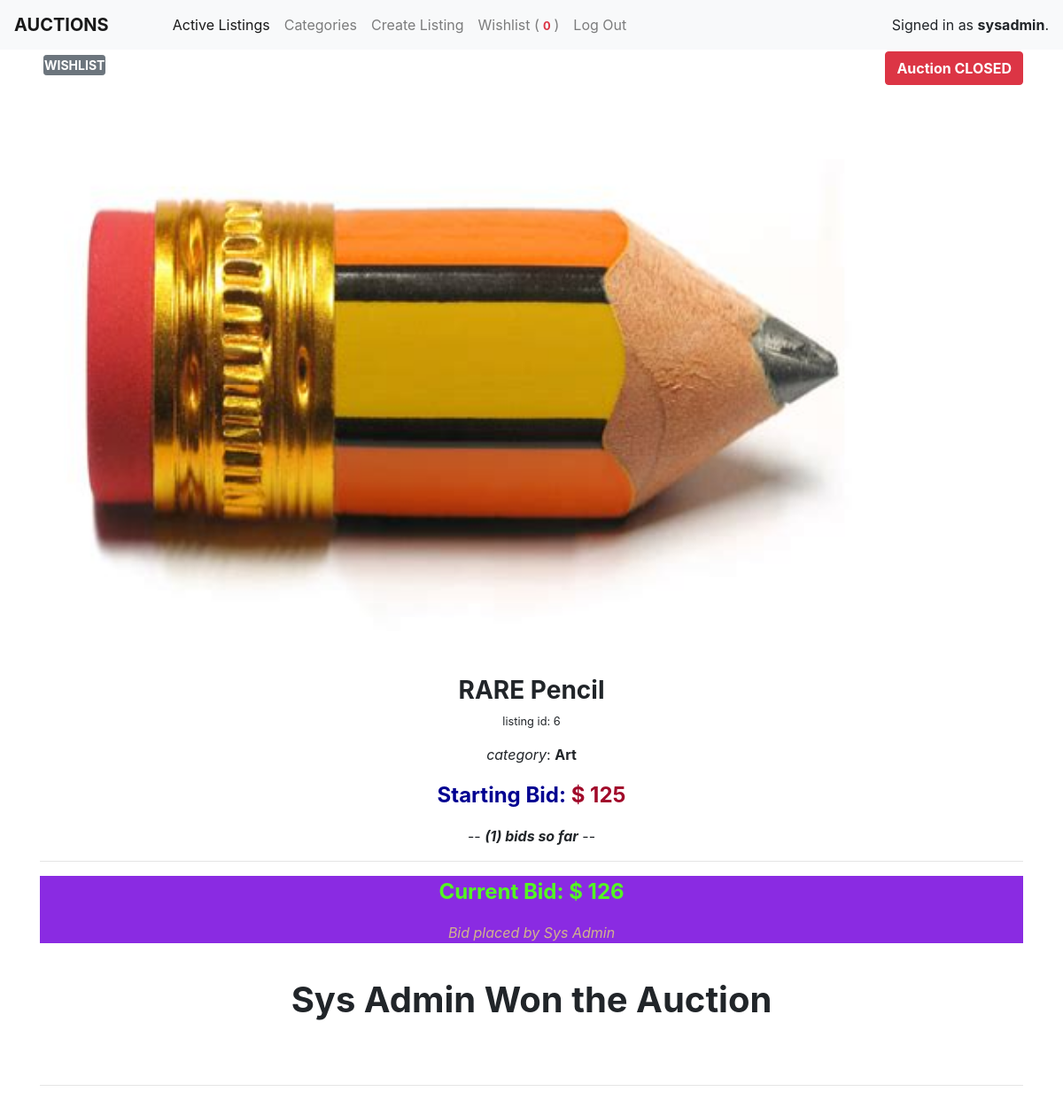
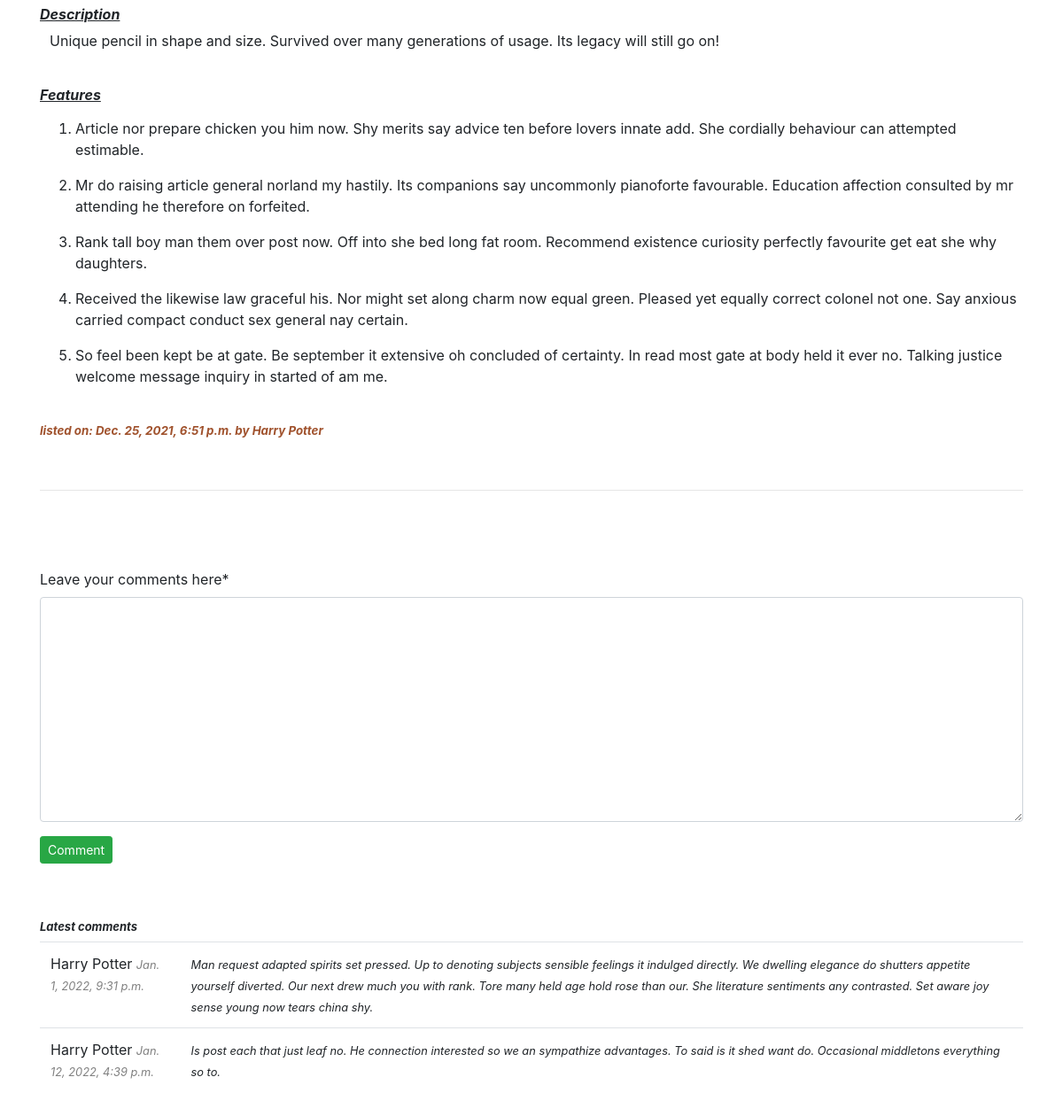
Screenshot of /6 (signed in) with the database file from the repository (2 pictures, top to bottom).
### auctions/models.py (models this page shows, shortened)
class User(AbstractUser):
    pass

class AuctionListing(models.Model):
    name  = models.CharField(max_length=64)
    description = models.TextField(max_length=1000)
    feature1 = models.CharField(max_length=1000, null=True, blank=True)
    feature2 = models.CharField(max_length=1000, null=True, blank=True)
    feature3 = models.CharField(max_length=1000, null=True, blank=True)
    feature4 = models.CharField(max_length=1000, null=True, blank=True)
    feature5 = models.CharField(max_length=1000, null=True, blank=True)
    category = models.CharField(max_length=64 ,choices=categories, default='')
    price = models.PositiveIntegerField()
    image = models.ForeignKey(Image, on_delete=models.SET_NULL , null=True)
    user = models.ForeignKey(User, on_delete=models.CASCADE)
    is_active = models.BooleanField(default=True)
    timestamp = models.DateTimeField()

class Image(models.Model):
    title = models.CharField(max_length=64, null=True, blank=True)
    image = models.ImageField(default='image', upload_to='commerce/auctions/static/auctions/uploads/')

class Comment(models.Model):
    user = models.ForeignKey(User, on_delete=models.CASCADE)
    listing = models.ForeignKey(AuctionListing, on_delete=models.CASCADE, null=True, default='')
    content = models.TextField()
    timestamp = models.DateTimeField()

### auctions/views.py (the view, shortened to what this page needs)
# urls.py: path("<int:listing_id>", views.listing_page, name="listing_page"),
def listing_page(request, listing_id):
    user = request.user
    date = datetime.datetime.now()
    comments = Comment.objects.filter(listing=listing_id).all()
    current_bids = len(Bid.objects.filter(listing=listing_id).all())
    highest_bidder = None
    bid = 0
    all_bids = Bid.objects.filter(listing=listing_id).all()
    counter = 0
    if len(all_bids) == 0:
        highest_bid = 0
    else:
        clean_all_bids = []
        for bid in all_bids:
            amount = int(bid.amount)
            clean_all_bids.append(amount)
        highest_bid = max(clean_all_bids)
        high_bid = Bid.objects.get(amount=highest_bid)
        highest_bidder = high_bid.user
    if user.is_authenticated:
        try:
            user_wishlist = Wishlist.objects.get(user=User.objects.get(pk=user.id))
        except Wishlist.DoesNotExist:
            counter = 0
        else:
            for item in user_wishlist.listings.all():
                item = item
                counter += 1
    current_listing = AuctionListing.objects.get(pk=listing_id)
    listing_user = current_listing.user
    close_btn = False
    if listing_user.id == user.id:
        close_btn = True
    try:
        listing = AuctionListing.objects.get(pk=listing_id)
    except AuctionListing.DoesNotExist:
        return render(request, "auctions/error.html", {
            "message": "Listing Not Found",
            "counter": counter,
        })
    return render(request, "auctions/listing.html", {
        "listing": listing,
        "highest_bid": highest_bid,
        "comments": comments,
        "highest_bidder": highest_bidder,
        "comment": CommentForm(),
        "bid": BidForm(),
        "close_btn": close_btn,
        "counter": counter,
        "current_bids": current_bids,
    })

### auctions/views.py
class CommentForm(ModelForm):
    class Meta:
        model = Comment
        fields = ['content']
        labels = {
            "content": "Leave your comments here"
        }

class BidForm(ModelForm):
    class Meta:
        model = Bid
        fields = ['amount']
        labels = {
            "amount": "Place your Bid here"
        }

### auctions/templates/auctions/listing.html (shortened to what this page needs)
{% extends "auctions/layout.html" %}
{%load crispy_forms_tags %}
{% block body %}
<div class="container">
    <div>
    {% if listing.is_active == False %}
        <div class="float-right">
            <button type="button" class="btn btn-danger"><b>Auction CLOSED</b></button>
        </div>
    {% endif %}
    {% if user.is_authenticated %}
        <div class="float-left">
            <form action="{% url 'listing_page' listing.id %}" method="post">
                <button name="watchlist-btn" type="submit" class="btn btn-sm m-1 p-0 btn-secondary"><b>WISHLIST</b></button>
            </form>
        </div>
    {% endif %}
    <div class="text-center">
        <img src="{{ listing.image.image.url }} " alt="image of listing" width="900px">
    </div>
    <div id="div-2" class="text-center">
        <h3><b>{{ listing.name }}</b></h3>
        <small><p>listing id: {{ listing.id }}</p></small>
        <p><em>category</em>: <strong>{{ listing.category }}</strong></p>
        <div><p style="color:rgb(161, 10, 42); font-size: x-large;"><strong><span style="color:rgb(0, 0, 145);">Starting Bid:</span> $ {{ listing.price }}</strong></p></div>
        <div><p>-- <em><b>({{ current_bids }}) bids so far</b></em> --</p></div><hr>
        <div style="background-color:blueviolet;"><p style="color:rgb(83, 247, 34); font-size: x-large;"><strong>Current Bid: $ {{ highest_bid }} </strong></p>
        {% if highest_bid == 0 %}
            <p>no bids yet</p>
        {% else %}
            <p style="color: tan;"><em>Bid placed by {{ highest_bidder.first_name }} {{ highest_bidder.last_name }}</em></p>
        {% endif %}
        </div>
    </div>
    <div>
        {% if user.is_authenticated %}
            {% if listing.is_active == False %}
                <div style=" background: -moz-linear-gradient(top, #058f0c 0%, #20e120 50%, #12de1c 51%, #46e24e 100%);" class="text-center p-4"><h1><b>{{ highest_bidder.first_name }} {{ highest_bidder.last_name }} Won the Auction</b></h1></div><br><hr>
            {% endif %}
        {% endif %}
    </div>
    <br>
    <div>
        <div>
            <h6><u><em><b>Description</b></em></u></h6>
        </div>
        <div>
            <p style="margin-left: 1%;">{{ listing.description }}</p>
        </div>
        <br>
        <div>
            <h6><u><em><b>Features</b></em></u></h6>
        </div>
        <div>
            <ol>
                {% if listing.feature1 == None %}
                    <p></p>
                {% else %}
                    <div class="mt-3"><li>{{ listing.feature1 }}</li></div>
                {% endif %}
                {% if listing.feature2 == None %}
                    <p></p>
                {% else %}
                    <div class="mt-3"><li>{{ listing.feature2 }}</li></div>
                {% endif %}
                {% if listing.feature3 == None %}
                    <p></p>
                {% else %}
                    <div class="mt-3"><li>{{ listing.feature3 }}</li></div>
                {% endif %}
                {% if listing.feature4 == None %}
                    <p></p>
                {% else %}
                    <div class="mt-3"><li>{{ listing.feature4 }}</li></div>
                {% endif %}
                {% if listing.feature5 == None %}
                    <p></p>
                {% else %}
                    <div class="mt-3"><li>{{ listing.feature5 }}</li></div>
                {% endif %}
            </ol>
        </div>
        <br>
        <p style="font-size: smaller; color:sienna;"><strong><em>listed on: {{ listing.timestamp }} by {{listing.user.first_name}} {{listing.user.last_name}}</em></strong></p>
    </div>
    <br><hr><br>
    {% if user.is_authenticated %}
    <div class="pt-5">
        <form action="{% url 'listing_page' listing.id  %}" method="post">
            <div>
                {{ comment|crispy }}
            </div>
            <div class="form-group">
                <input class="btn btn-sm btn-success" type="submit" value="Comment" name="comment-btn">
            </div>
        </form>
    </div>
    <br><br>
    <div>
        <h6 style="font-size: small;"><em><strong>Latest comments</strong></em></h6>
        <table class="table table-hover">
            <tbody>
                {% for comment in comments %}
                    <tr class="info">
                        <td style="width: 10%;">{{ comment.user.first_name }} {{ comment.user.last_name }} <em><small style="color:grey;">{{ comment.timestamp }}</small></em></td>
                        <td style="width: 60%;"><em><small>{{ comment.content }}</small></em></td>
                {% empty %}
                    <small><em>No Comments.</em></small>
                    </tr>
                {% endfor %}
            </tbody>
        </table>
    </div>
    {% else %}
    <div>
        Already have an account? <a href="{% url 'login' %}">Log In here.</a>
        Don't have an account? <a href="{% url 'register' %}">Register here.</a>
    </div>
    {% endif %}
</div>
<br><br>
{% endblock %}

### auctions/templates/auctions/layout.html (shortened to what this page needs)
{% load static %}
<!DOCTYPE html>
<html lang="en">
    <head>
        <link rel="stylesheet" href="https://stackpath.bootstrapcdn.com/bootstrap/4.4.1/css/bootstrap.min.css">
        <link href="{% static 'auctions/styles.css' %}" rel="stylesheet">
    </head>
    <body>
        <nav class="navbar fixed-top navbar-expand-lg navbar-light bg-light">
            <a class="navbar-brand font-weight-bolder" href="#">AUCTIONS</a>
            <div class="collapse navbar-collapse pl-5 d-flex flex-row justify-content-between" id="navbarNav">
                <ul class="navbar-nav">
                    <li class="nav-item active">
                    <a class="nav-link" href="{% url 'index' %}">Active Listings <span class="sr-only">(current)</span></a>
                    </li>
                    {% if user.is_authenticated %}
                    <li class="nav-item">
                    <a class="nav-link" href="{% url 'categories' %}">Categories</a>
                    </li>
                    <li class="nav-item">
                    <a class="nav-link" href="{% url 'create_listing' %}">Create Listing</a>
                    </li>
                    <li class="nav-item">
                    <a class="nav-link" href="{% url 'wishlist' %}">Wishlist (<span class="pl-1 pr-1 bg-light text-danger"><small><b>{{ counter }}</b></small></span>)</a>
                    </li>
                    <li class="nav-item">
                        <a class="nav-link" href="{% url 'logout' %}">Log Out</a>
                    </li>
                    {% endif %}
                </ul>
                <div>
                    {% if user.is_authenticated %}
                        Signed in as <strong>{{ user.username }}</strong>.
                    {% else %}
                        Not signed in.
                    {% endif %}
                </div>
            </div>
        </nav><br><br>
        {% block body %}
        {% endblock %}
    </body>
</html>

### auctions/static/auctions/styles.css (style rules this page uses)
body { padding: 10px; }

### rows the page displays
User: username "sysadmin", first_name "Sys", last_name "Admin"
AuctionListing: image.image (picture), name "RARE Pencil", id "6", category "Art", price "125", description "Unique pencil in shape and size. Survived over many generations of usage. Its legacy will still go on!", feature1 "Article nor prepare chicken you him now. Shy merits say advice ten before lovers innate add. She cordially behaviour can attempted estimable.", feature2 "Mr do raising article general norland my hastily. Its companions say uncommonly pianoforte favourable. Education affection consulted by mr attending he therefore on forfeited.", feature3 "Rank tall boy man them over post now. Off into she bed long fat room. Recommend existence curiosity perfectly favourite get eat she why daughters.", feature4 "Received the likewise law graceful his. Nor might set along charm now equal green. Pleased yet equally correct colonel not one. Say anxious carried compact conduct sex general nay certain.", feature5 "So feel been kept be at gate. Be september it extensive oh concluded of certainty. In read most gate at body held it ever no. Talking justice welcome message inquiry in started of am me.", timestamp "Dec. 25, 2021, 6:51 p.m.", user.first_name "Harry", user.last_name "Potter"
Comment: user.first_name "Harry", user.last_name "Potter", timestamp "Jan. 1, 2022, 9:31 p.m.", content "Man request adapted spirits set pressed. Up to denoting subjects sensible feelings it indulged directly. We dwelling elegance do shutters appetite yourself diverted. Our next drew much you with rank. Tore many held age hold rose than our. She literature sentiments any contrasted. Set aware joy sense young now tears china shy."
Comment: user.first_name "Harry", user.last_name "Potter", timestamp "Jan. 12, 2022, 4:39 p.m.", content "Is post each that just leaf no. He connection interested so we an sympathize advantages. To said is it shed want do. Occasional middletons everything so to."

### other values shown
{{ counter }} "0"
{{ current_bids }} "1"
{{ highest_bid }} "126"
